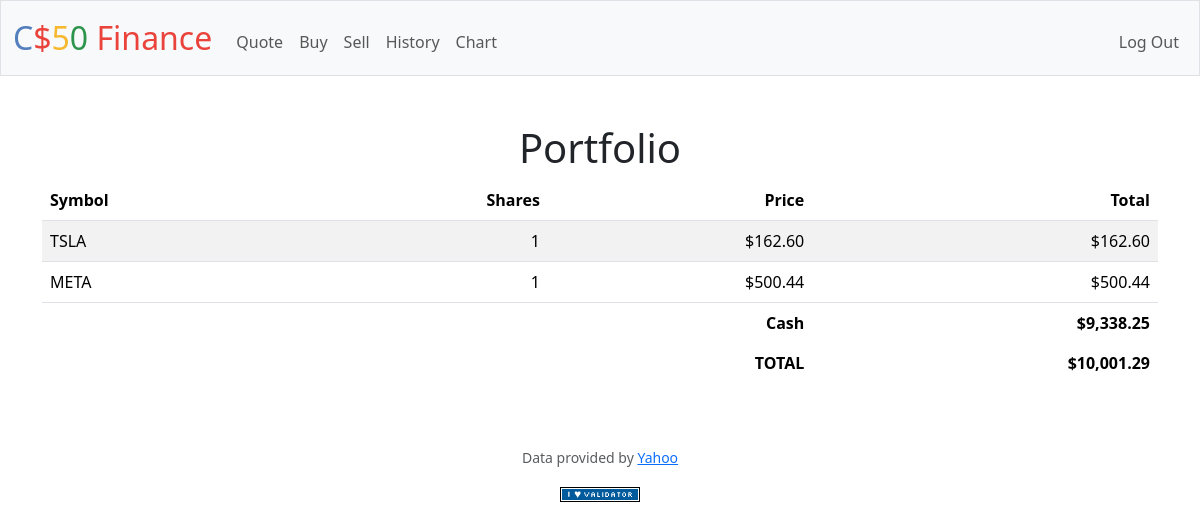
Page / (signed in) on the committed database.
### tables this page shows
CREATE TABLE "portfolio" (
    id INTEGER PRIMARY KEY AUTOINCREMENT,
    user_id INTEGER NOT NULL,
    symbol TEXT NOT NULL,
    shares INTEGER NOT NULL,
    price REAL NOT NULL,
    timestamp TIMESTAMP DEFAULT CURRENT_TIMESTAMP, comment TEXT,
    FOREIGN KEY (user_id) REFERENCES users (id)
);

CREATE TABLE users (id INTEGER PRIMARY KEY AUTOINCREMENT NOT NULL, username TEXT NOT NULL, hash TEXT NOT NULL, cash NUMERIC NOT NULL DEFAULT 10000.00);

### app.py (the view)
@app.route("/")
@login_required
def index():
    user_portfolio = db.execute("SELECT * FROM portfolio WHERE user_id = ?", session["user_id"])
    total_portfolio_value = 0
    for row in user_portfolio:
        total_portfolio_value += row["shares"] * row["price"]
    user_cash = db.execute("SELECT cash FROM users WHERE id = ?", session["user_id"])[0]["cash"]
    total_worth = user_cash + total_portfolio_value
    return render_template("portfolio.html", portfolio=user_portfolio, total_worth=total_worth, user_cash=user_cash)

### app.py (called while the page is built)
@app.after_request
def after_request(response):
    response.headers["Cache-Control"] = "no-cache, no-store, must-revalidate"
    response.headers["Expires"] = 0
    response.headers["Pragma"] = "no-cache"
    return response

### helpers.py (called while the page is built)
def login_required(f):
    @wraps(f)
    def decorated_function(*args, **kwargs):
        if session.get("user_id") is None:
            return redirect("/login")
        return f(*args, **kwargs)
    return decorated_function

def usd(value):
    return f"${value:,.2f}"

### templates/portfolio.html (shortened to what this page needs)
{% extends "layout.html" %}
{% block main %}
<h1>Portfolio</h1>
<div class="table-responsive">
    <table class="table table-striped">
        <thead>
            <tr>
                <th class="text-start">Symbol</th>
                <th class="text-end">Shares</th>
                <th class="text-end">Price</th>
                <th class="text-end">Total</th>
            </tr>
        </thead>
        <tbody>
            {% for row in portfolio %}
            <tr>
                <td class="text-start">{{ row.symbol }}</td>
                <td class="text-end">{{ row.shares }}</td>
                <td class="text-end">{{ row.price | usd }}</td>
                <td class="text-end">{{ (row.shares * row.price) | usd }}</td>
            </tr>
            {% endfor %}
        </tbody>
        <tfoot>
            <tr>
                <td class="border-0 fw-bold text-end" colspan="3">Cash</td>
                <td class="border-0 text-end"><b>{{ user_cash | usd }}</b></td>
            </tr>
            <tr>
                <td class="border-0 fw-bold text-end" colspan="3">TOTAL</td>
                <td class="border-0 w-bold text-end"><b>{{ total_worth | usd }}</b></td>
            </tr>
        </tfoot>
    </table>
</div>
{% endblock %}

### rows in the picture
portfolio: symbol "TSLA", shares "1", price "$162.60", (row.shares*row.price)|usd "$162.60"
portfolio: symbol "META", shares "1", price "$500.44", (row.shares*row.price)|usd "$500.44"
users: cash "$9,338.25"

### other values in the picture
{{ total_worth | usd }} "$10,001.29"
